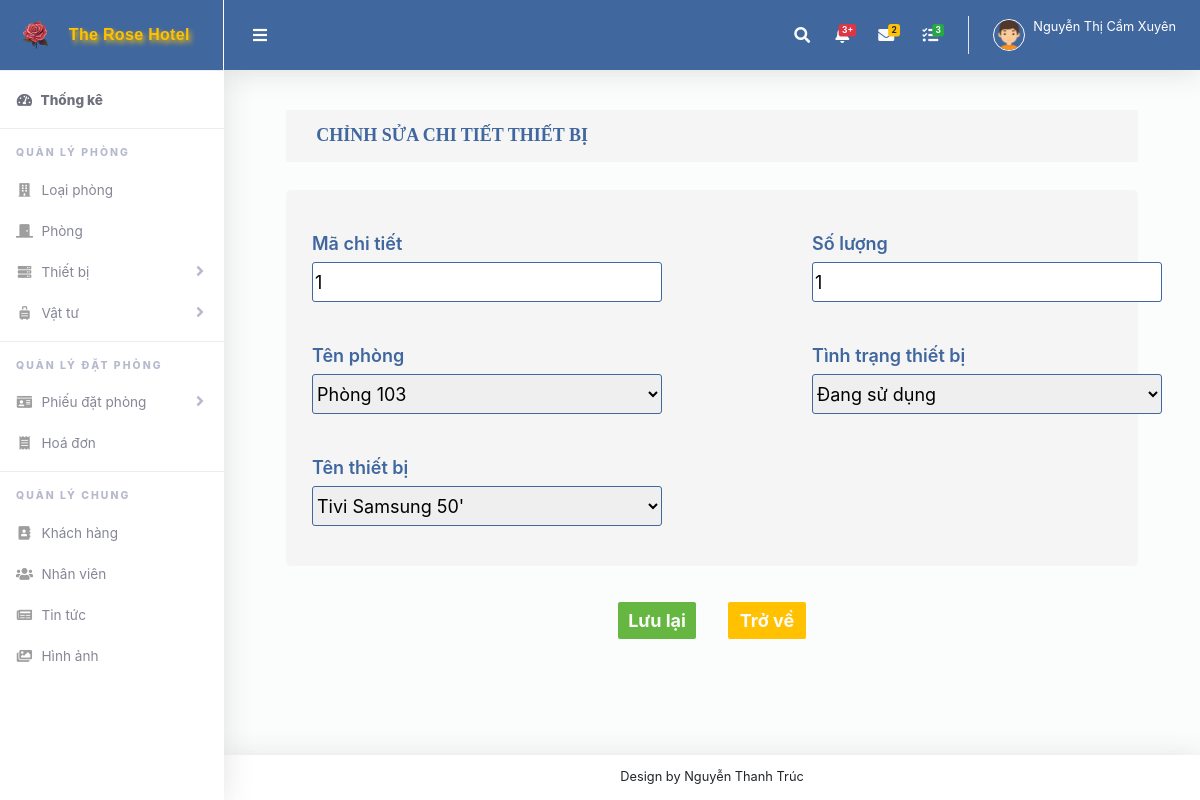
Page /suaQLCTTB.php?user=1 (signed in) on the committed database.
### tables this page shows
CREATE TABLE `chi_tiet_thiet_bi` (
  `ma_cttb` int(11) NOT NULL,
  `ma_phong` int(11) NOT NULL,
  `ma_thiet_bi` int(11) NOT NULL,
  `so_luong_trong_phong` int(11) NOT NULL,
  `tinh_trang` varchar(100) NOT NULL
);

### suaQLCTTB.php (the view, shortened to what this page needs)
<?php
include ("header.php");
include ("ketnoi.php");
$usern = $_REQUEST["user"];
$sql = "SELECT * FROM chi_tiet_thiet_bi WHERE ma_cttb = '" . $usern . "'";
$kq = mysqli_query($conn, $sql) or die("Không thể sửa thiết bị" . mysqli_error());
$row = mysqli_fetch_array($kq);
?>
<link rel="stylesheet" href="css/chinhsua.css" type="text/css" />
<form enctype="multipart/form-data" action="xulysuaQLCTTB.php" name="xulysuaQLCTTB" method="post">
<div class="text">
        <h4>CHỈNH SỬA CHI TIẾT THIẾT BỊ</h4>
    </div>
    <div class="themmoi">
        <div class="them">
            <div class="thema">
                <span>Mã chi tiết</span>
                <input type="text" name="ma_cttb" readonly value="<?php echo htmlspecialchars($row["ma_cttb"]); ?>" />
            </div>
            <div class="thema">
                <span>Tên phòng</span>
                <select name="ma_phong">
                    <?php
                    $sql2 = "SELECT ma_phong, ten_phong FROM phong";
                    $result2 = mysqli_query($conn, $sql2) or die("Không thể lấy thông tin phòng: " . mysqli_error($conn));
                    while ($row2 = mysqli_fetch_assoc($result2)) {
                        $ma_phong = $row2['ma_phong'];
                        $ten_phong = $row2['ten_phong'];
                        $selected = ($ma_phong == $row['ma_phong']) ? "selected" : "";
                        echo "<option value=\"$ma_phong\" $selected>$ten_phong</option>";
                    }
                    ?>
                </select>
            </div>
            <div class="thema">
                <span>Tên thiết bị</span>
                <select name="ma_thiet_bi">
                    <?php
                    $sql2 = "SELECT ma_thiet_bi, ten_thiet_bi FROM thiet_bi";
                    $result2 = mysqli_query($conn, $sql2) or die("Không thể lấy thông tin thiết bị: " . mysqli_error($conn));
                    while ($row2 = mysqli_fetch_assoc($result2)) {
                        $ma_thiet_bi = $row2['ma_thiet_bi'];
                        $ten_thiet_bi = $row2['ten_thiet_bi'];
                        $selected = ($ma_thiet_bi == $row['ma_thiet_bi']) ? "selected" : "";
                        echo "<option value=\"$ma_thiet_bi\" $selected>$ten_thiet_bi</option>";
                    }
                    ?>
                </select>
            </div>
        </div>
        <div class="them">
            <div class="thema">
                <span>Số lượng</span>
                <input type="text" name="so_luong_trong_phong" value="<?php echo htmlspecialchars($row["so_luong_trong_phong"]); ?>" />
            </div>
            <div class="thema">
                <span>Tình trạng thiết bị</span>
                <select name="tinh_trang">
                    <option value="Đang sử dụng" <?php echo ($row["tinh_trang"] == "Đang sử dụng") ? "selected" : ""; ?>>Đang sử dụng</option>
                </select>
            </div>
        </div>
    </div>
    <div class="luulai">
        <input type="submit" name="luu" value="Lưu lại" />
        <button type="button" onclick="window.location.href='QLCTTB.php'">Trở về</button>
    </div>
</form>
<?php
include("footer.php");
?>

### css/chinhsua.css (style rules this page uses)
.text { height: 60px; font-size: medium; display: flex; margin-top: 40px; gap: 15px; justify-content: center; }
.text h4 { font-family: Tahoma; background-color: #F5F5F5; font-size: large; width: 90%; padding: 10px 30px; display: flex; align-items: center; color: #40679E; font-weight: bold; }
.themmoi { margin-top: 20px; background: #F5F5F5; display: flex; justify-content: center; width: 90%; margin: 20px auto; gap: 200px; padding: 40px; border-radius: 5px; }
.them { width: 300px; display: flex; flex-direction: column; gap: 40px; color: #40679E; }
.thema { display: flex; flex-direction: column; gap: 5px; font-size: large; }
.thema>span { font-weight: 600; }
input[type="text" i] { height: 40px; border: 1px solid #40679E; border-radius: 3px; color: black; width: 350px; }
.thema>select { height: 40px; border: 1px solid #40679E; border-radius: 3px; width: 350px; }
.luulai { display: flex; gap: 30px; justify-content: center; align-items: center; padding: 10px 20px; }
.luulai input { margin-top: 5px; width: 80px; padding: 5px 10px; color: #fafafa; background-color: #65B741; border: 1px solid white; font-weight: bolder; border-radius: 3px; font-size: large; }
.luulai button { margin-top: 5px; width: 80px; padding: 5px 10px; color: #fafafa; background-color: #FFC100; border: 1px solid white; font-weight: bolder; border-radius: 3px; font-size: large; }

### rows in the picture
chi_tiet_thiet_bi: ma_cttb "1", so_luong_trong_phong "1", tinh_trang "Đang sử dụng"

### other values in the picture
$_SESSION['ho_ten'] "Nguyễn Thị Cẩm Xuyên"
form field ma_phong "Phòng 103"
form field ma_thiet_bi "Tivi Samsung 50'"
